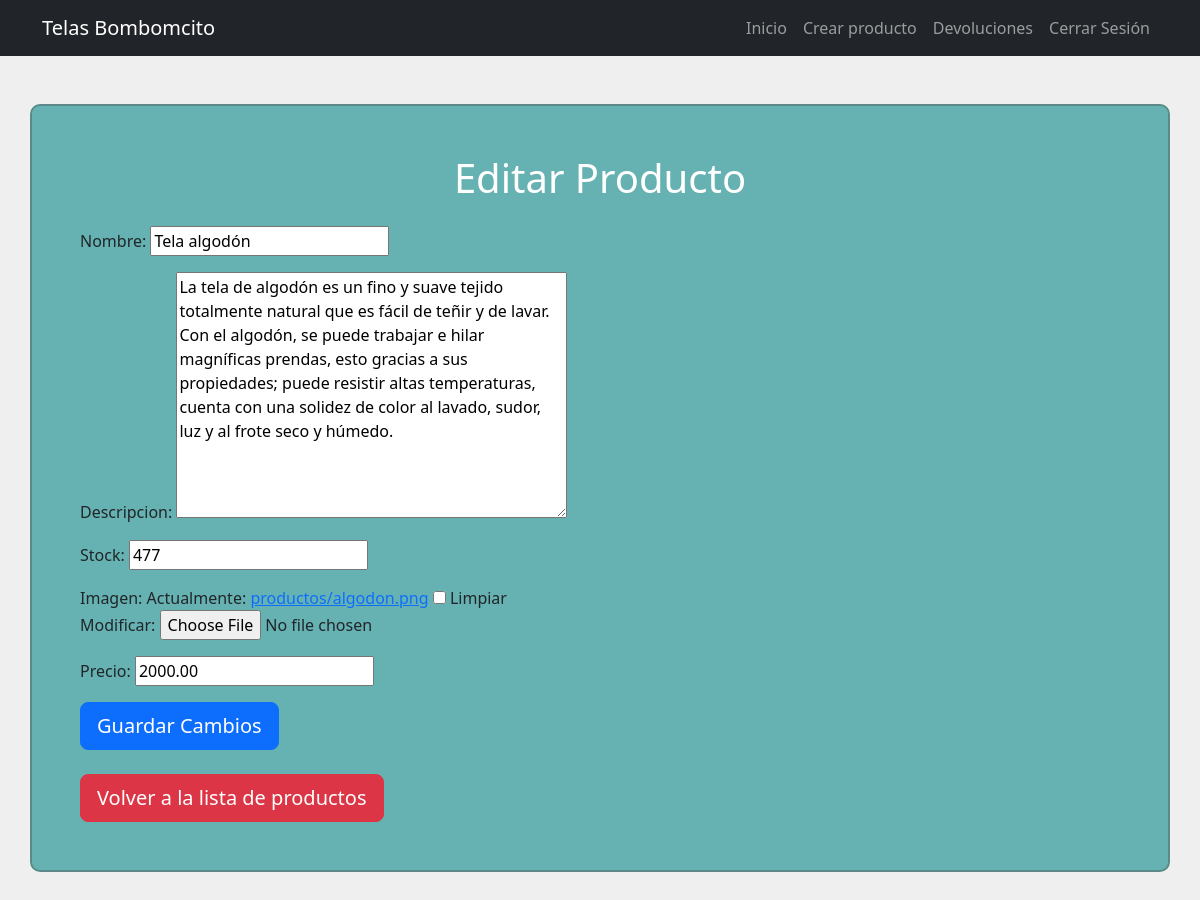
The app's page /editar_producto/23/ (signed in) with its own data.
### productos/models.py (models this page shows, shortened)
class Producto(models.Model):
    nombre = models.CharField(max_length=100)
    descripcion = models.TextField()
    stock = models.IntegerField(default=0)
    imagen = models.ImageField(upload_to='productos/', null=True, blank=True)
    precio = models.DecimalField(max_digits=10, decimal_places=2)

### productos/views.py (the view)
# urls.py: path('editar_producto/<int:pk>/', views.editar_producto, name='editar_producto'),
@login_required
def editar_producto(request, pk):
    producto = get_object_or_404(Producto, pk=pk)
    if request.method == 'POST':
        form = ProductoForm(request.POST, request.FILES, instance=producto)
        if form.is_valid():
            form.save()
            return redirect('lista_productos')
    else:
        form = ProductoForm(instance=producto)
    return render(request, 'editar_producto.html', {'form': form})

### productos/forms.py
class ProductoForm(forms.ModelForm):
    class Meta:
        model = Producto
        fields = ['nombre', 'descripcion', 'stock', 'imagen', 'precio']
    stock = forms.IntegerField(validators=[MinValueValidator(0)])

### productos/templates/editar_producto.html (shortened to what this page needs)
{% extends 'base.html' %}
{% load static %}
{% block content %}
    <div class="container my-5 p-5" style="background-color: #66b2b2; border: 2px solid #5c8a8a; border-radius: 10px;">
        <h1 class="text-center mb-4" style="color: #ffffff;">Editar Producto</h1>
        <form method="post" enctype="multipart/form-data" style="text-align:justify;">
            {{ form.as_p }}
            <button type="submit" class="btn btn-lg btn-primary">Guardar Cambios</button>
        </form>
        <br>
        <a href="{% url 'lista_productos' %}" class="btn btn-lg btn-danger">Volver a la lista de productos</a>
    </div>
{% endblock %}

### records on screen
Producto: nombre "Tela algodón", descripcion "La tela de algodón es un fino y suave tejido totalmente natural que es fácil de teñir y de lavar. Con el algodón, se puede trabajar e hilar magníficas prendas, esto gracias a sus propiedades; puede resistir altas temperaturas, cuenta con una solidez de color al lavado, sudor, luz y al frote seco y húmedo.", stock "477", precio "2000.00"
